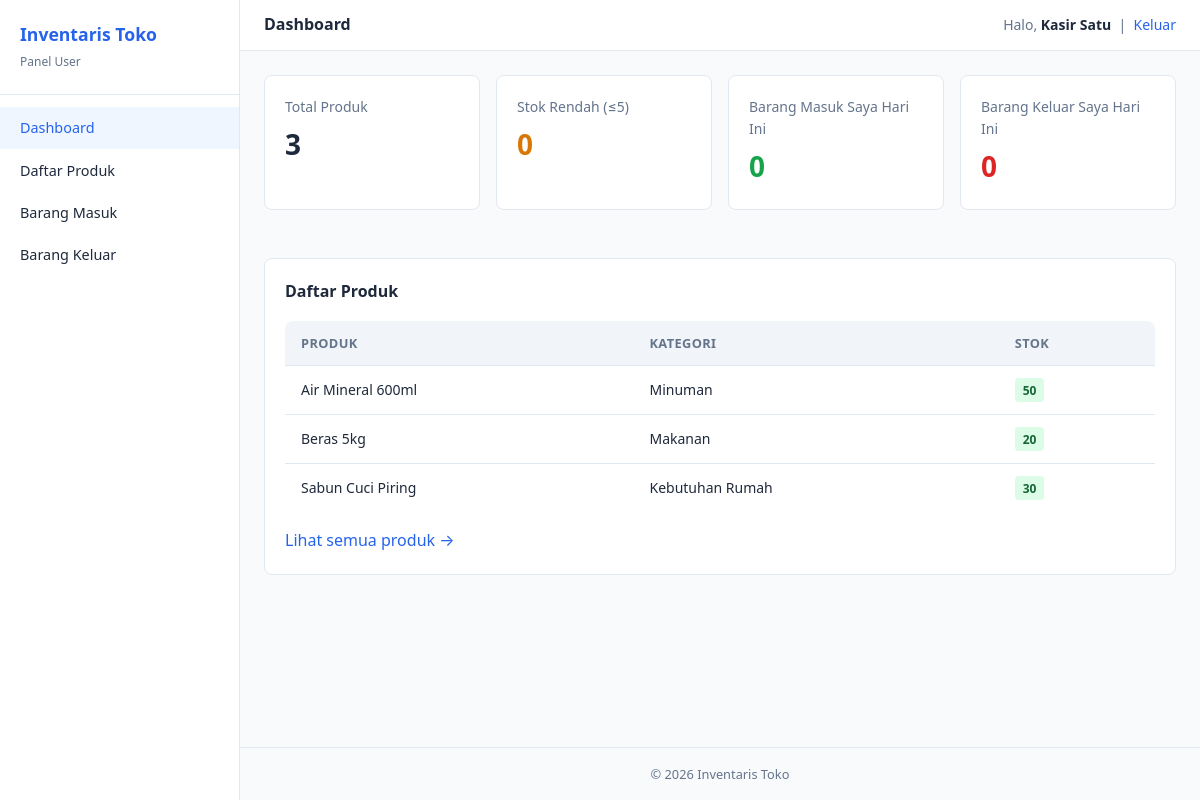
Screenshot of /user/index.php (signed in) with the database file from the repository.
### tables this page shows
CREATE TABLE produk (
    id_produk INT AUTO_INCREMENT PRIMARY KEY,
    id_kategori INT NOT NULL,
    nama_produk VARCHAR(150) NOT NULL,
    kode_produk VARCHAR(30) UNIQUE,
    harga_beli DECIMAL(12,2) NOT NULL,
    harga_jual DECIMAL(12,2) NOT NULL,
    stok INT DEFAULT 0,
    path VARCHAR(255) DEFAULT NULL,
    deskripsi TEXT,
    FOREIGN KEY (id_kategori) REFERENCES kategori(id_kategori)
        ON UPDATE CASCADE ON DELETE RESTRICT
);

CREATE TABLE kategori (
    id_kategori INT AUTO_INCREMENT PRIMARY KEY,
    nama_kategori VARCHAR(100) NOT NULL
);

### user/index.php (the view, shortened to what this page needs)
<?php
require_once __DIR__ . '/../config/database.php';
$totalProduk = $pdo->query('SELECT COUNT(*) FROM produk')->fetchColumn();
$stokRendah  = $pdo->query('SELECT COUNT(*) FROM produk WHERE stok <= 5')->fetchColumn();
$masukSaya = $pdo->prepare(
    'SELECT COALESCE(SUM(jumlah_masuk), 0) FROM transaksi_masuk WHERE id_user = ? AND tanggal_masuk = CURDATE()'
);
$masukSaya->execute([$_SESSION['id_user']]);
$masukHariIni = $masukSaya->fetchColumn();
$keluarSaya = $pdo->prepare(
    'SELECT COALESCE(SUM(jumlah_keluar), 0) FROM transaksi_keluar WHERE id_user = ? AND tanggal_keluar = CURDATE()'
);
$keluarSaya->execute([$_SESSION['id_user']]);
$keluarHariIni = $keluarSaya->fetchColumn();
$produk = $pdo->query(
    'SELECT p.nama_produk, p.stok, k.nama_kategori
     FROM produk p JOIN kategori k ON p.id_kategori = k.id_kategori
     ORDER BY p.nama_produk LIMIT 10'
)->fetchAll();
require_once __DIR__ . '/../includes/header.php';
require_once __DIR__ . '/../includes/sidebar.php';
?>
<div class="main-content">
    <?php require_once __DIR__ . '/../includes/navbar.php'; ?>
    <div class="page-content">
        <div class="stats-grid">
            <div class="card">
                <div class="card-title">Total Produk</div>
                <div class="card-value"><?= $totalProduk ?></div>
            </div>
            <div class="card">
                <div class="card-title">Stok Rendah (&le;5)</div>
                <div class="card-value" style="color:var(--warning)"><?= $stokRendah ?></div>
            </div>
            <div class="card">
                <div class="card-title">Barang Masuk Saya Hari Ini</div>
                <div class="card-value" style="color:var(--success)"><?= $masukHariIni ?></div>
            </div>
            <div class="card">
                <div class="card-title">Barang Keluar Saya Hari Ini</div>
                <div class="card-value" style="color:var(--danger)"><?= $keluarHariIni ?></div>
            </div>
        </div>
        <div class="card">
            <h3 style="margin-bottom:1rem;font-size:1rem;">Daftar Produk</h3>
            <div class="table-wrapper" style="border:none;">
                <?php if ($produk): ?>
                <table>
                    <thead>
                        <tr>
                            <th>Produk</th>
                            <th>Kategori</th>
                            <th>Stok</th>
                        </tr>
                    </thead>
                    <tbody>
                        <?php foreach ($produk as $p): ?>
                        <tr>
                            <td><?= htmlspecialchars($p['nama_produk']) ?></td>
                            <td><?= htmlspecialchars($p['nama_kategori']) ?></td>
                            <td>
                                <?php if ($p['stok'] <= 5): ?>
                                    <span class="badge badge-danger"><?= $p['stok'] ?></span>
                                <?php else: ?>
                                    <span class="badge badge-success"><?= $p['stok'] ?></span>
                                <?php endif; ?>
                            </td>
                        </tr>
                        <?php endforeach; ?>
                    </tbody>
                </table>
                <?php else: ?>
                <div class="empty-state">Belum ada produk.</div>
                <?php endif; ?>
            </div>
            <p style="margin-top:1rem;">
                <a href="produk.php">Lihat semua produk &rarr;</a>
            </p>
        </div>
    </div>
    <footer class="page-footer">&copy; <?= date('Y') ?> Inventaris Toko</footer>
</div>
<?php require_once __DIR__ . '/../includes/footer.php'; ?>

### assets/css/style.css (style rules this page uses)
*, *::before, *::after { box-sizing: border-box; margin: 0; padding: 0; }
:root { --primary: #2563eb; --primary-dark: #1d4ed8; --success: #16a34a; --danger: #dc2626; --warning: #d97706; --bg: #f8fafc; --card: #ffffff; --border: #e2e8f0; --text: #1e293b; --text-muted: #64748b; --sidebar-width: 240px; }
body { font-family: 'Segoe UI', system-ui, -apple-system, sans-serif; background: var(--bg); color: var(--text); line-height: 1.6; min-height: 100vh; }
a { color: var(--primary); text-decoration: none; }
.main-content { margin-left: var(--sidebar-width); flex: 1; display: flex; flex-direction: column; min-height: 100vh; }
.page-content { padding: 1.5rem; flex: 1; }
.card { background: var(--card); border: 1px solid var(--border); border-radius: 8px; padding: 1.25rem; margin-bottom: 1.5rem; }
.card-title { font-size: 0.875rem; color: var(--text-muted); margin-bottom: 0.25rem; }
.card-value { font-size: 1.75rem; font-weight: 700; }
.stats-grid { display: grid; grid-template-columns: repeat(auto-fit, minmax(200px, 1fr)); gap: 1rem; margin-bottom: 1.5rem; }
.table-wrapper { overflow-x: auto; background: var(--card); border: 1px solid var(--border); border-radius: 8px; }
table { width: 100%; border-collapse: collapse; font-size: 0.875rem; }
table th, table td { padding: 0.75rem 1rem; text-align: left; border-bottom: 1px solid var(--border); }
table th { background: #f1f5f9; font-weight: 600; font-size: 0.8rem; text-transform: uppercase; letter-spacing: 0.03em; color: var(--text-muted); }
table tr:last-child td { border-bottom: none; }
.badge { display: inline-block; padding: 0.15rem 0.5rem; border-radius: 4px; font-size: 0.75rem; font-weight: 600; }
.badge-success { background: #dcfce7; color: #166534; }
.page-footer { text-align: center; padding: 1rem; color: var(--text-muted); font-size: 0.8rem; border-top: 1px solid var(--border); }

### rows the page displays
produk: nama_produk "Air Mineral 600ml", id_kategori.nama_kategori "Minuman", stok "50"
produk: nama_produk "Beras 5kg", id_kategori.nama_kategori "Makanan", stok "20"
produk: nama_produk "Sabun Cuci Piring", id_kategori.nama_kategori "Kebutuhan Rumah", stok "30"

### other values shown
$pageTitle "Dashboard"
$_SESSION['nama'] "Kasir Satu"
$totalProduk "3"
$stokRendah "0"
$masukHariIni "0"
$keluarHariIni "0"
